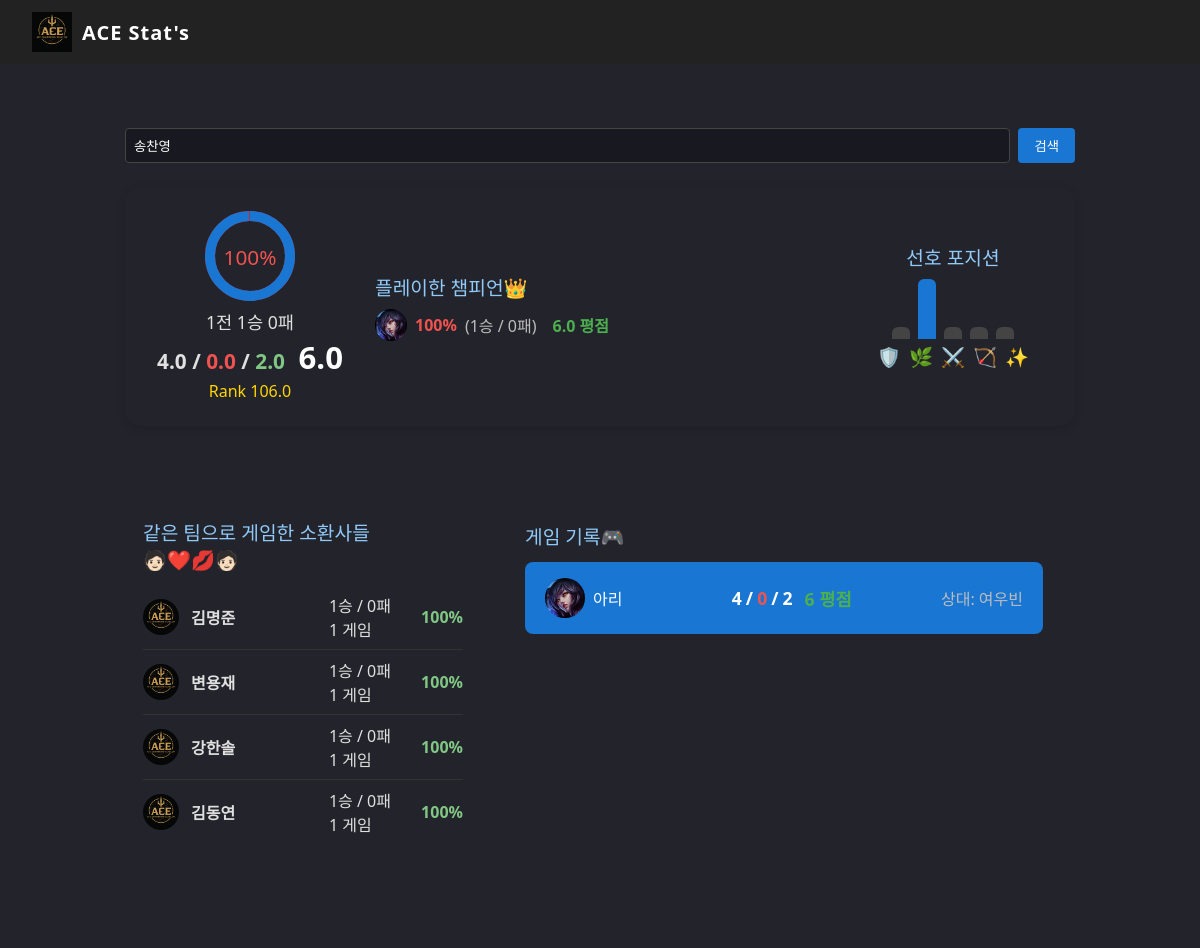
The page /search/?name=송찬영 on the database its author committed.
### lolapp/models.py (models this page shows, shortened)
class Champion(models.Model):
    champ_id = models.CharField(max_length=32, unique=True)
    name = models.CharField(max_length=64)

class User(models.Model):
    name = models.CharField(max_length=30)
    lol_id = models.CharField(max_length=40, primary_key=True)

class GameData(models.Model):
    id = models.AutoField(primary_key=True)
    game = models.ForeignKey(Game, on_delete=models.CASCADE)
    user = models.ForeignKey(User, to_field='lol_id', on_delete=models.CASCADE)
    result = models.CharField(max_length=10)  # 'win'/'lose'
    champion = models.CharField(max_length=30)
    line = models.CharField(max_length=10)
    kill = models.IntegerField()
    death = models.IntegerField()
    assist = models.IntegerField()
    rank_score = models.FloatField(default=0)  # 추가: 랭크 점수

### lolapp/views.py (the view)
# urls.py: path('search/', views.search, name='search'),
def search(request):
    query = request.GET.get('name', '')
    user = None
    champion_stats = []
    team_users = []
    game_records = []
    if query:
        try:
            user = User.objects.get(name=query)
            champ_qs = (
                GameData.objects.filter(user=user)
                .values('champion')
                .annotate(
                    games=Count('id'),
                    win=Count('id', filter=Q(result='win')),
                    lose=Count('id', filter=Q(result='lose')),
                    kill=Sum('kill'),
                    death=Sum('death'),
                    assist=Sum('assist'),
                )
            )
            champion_stats = []
            for c in champ_qs:
                death = c['death'] if c['death'] else 1
                kda = round((c['kill'] + c['assist']) / death, 2)
                winrate = int((c['win'] / c['games']) * 100) if c['games'] else 0
                champion_obj = Champion.objects.filter(name=c['champion']).first()
                champion_img = champion_obj.champ_id if champion_obj else c['champion']
                champion_stats.append({
                    'champion': c['champion'],
                    'games': c['games'],
                    'win': c['win'],
                    'lose': c['lose'],
                    'kill': c['kill'],
                    'death': c['death'],
                    'assist': c['assist'],
                    'kda': kda,
                    'winrate': winrate,
                    'champion_img': champion_img,
                })
            qs = GameData.objects.filter(user=user)
            total = qs.count()
            win = qs.filter(result='win').count()
            lose = qs.filter(result='lose').count()
            k_sum = qs.aggregate(k=Sum('kill'))['k'] or 0
            d_sum = qs.aggregate(d=Sum('death'))['d'] or 0
            a_sum = qs.aggregate(a=Sum('assist'))['a'] or 0
            kda = round((k_sum + a_sum) / (d_sum if d_sum else 1), 2) if total else 0
            rank_score = round(qs.aggregate(score=Sum('rank_score'))['score'] or 0, 2)
            avg_rank_score = round(rank_score / total, 2) if total else 0
            kill_avg = round(k_sum / total, 1) if total else 0
            death_avg = round(d_sum / total, 1) if total else 0
            assist_avg = round(a_sum / total, 1) if total else 0
            stats = {
                'total': total,
                'win': win,
                'lose': lose,
                'kill': k_sum,
                'death': d_sum,
                'assist': a_sum,
                'kda': kda,
                'rank_score': avg_rank_score,
                'kill_avg': kill_avg,
                'death_avg': death_avg,
                'assist_avg': assist_avg,
            }
            win_percent = int((win / total) * 100) if total else 0
            lose_percent = 100 - win_percent if total else 0
            line_counts = {}
            for line in ['top', 'jungle', 'mid', 'adc', 'support']:
                line_counts[line] = GameData.objects.filter(user=user, line=line).count()
            max_line = max(line_counts.values()) if line_counts else 1
            line_bars = []
            for line in ['top', 'jungle', 'mid', 'adc', 'support']:
                count = line_counts[line]
                height = int(12 + 48 * (count / max_line)) if max_line else 12
                color = '#1976d2' if count == max_line and count > 0 else '#444'
                line_bars.append({'height': height, 'color': color})
            game_qs = (
                GameData.objects.filter(user=user)
                .select_related('game')
                .order_by('-game__id')[:10]
            )
            game_records = []
            for gd in game_qs:
                opponent_gd = GameData.objects.filter(
                    game=gd.game,
                    result='lose' if gd.result == 'win' else 'win',
                    line=gd.line
                ).first()
                opponent_name = opponent_gd.user.name if opponent_gd else ''
                champion_obj = Champion.objects.filter(name=gd.champion).first()
                champion_img = champion_obj.champ_id if champion_obj else gd.champion
                game_records.append({
                    'date': gd.game.date,
                    'champion': gd.champion,
                    'kill': gd.kill,
                    'death': gd.death,
                    'assist': gd.assist,
                    'result': gd.result,
                    'opponent': opponent_name,
                    'kda': round((gd.kill + gd.assist) / gd.death, 2) if gd.death else gd.kill + gd.assist,
                    'champion_img': champion_img,
                })
            team_users = []
            teammate_dict = {}
            all_gamedata = GameData.objects.filter(user=user)
            for gd in all_gamedata:
                teammates = (
                    GameData.objects
                    .filter(game=gd.game, result=gd.result)
                    .exclude(user=user)
                )
                for t in teammates:
                    key = t.user.lol_id
                    if key not in teammate_dict:
                        teammate_dict[key] = {
                            'name': t.user.name,
                            'lol_id': t.user.lol_id,
                            'games': 0,
                            'win': 0,
                            'lose': 0,
                        }
                    teammate_dict[key]['games'] += 1
                    if t.result == 'win':
                        teammate_dict[key]['win'] += 1
                    else:
                        teammate_dict[key]['lose'] += 1
            for v in teammate_dict.values():
                v['winrate'] = int((v['win'] / v['games']) * 100) if v['games'] else 0
                team_users.append(v)
        except User.DoesNotExist:
            user = None
    context = {
        'query': query,
        'user': user,
        'champion_stats': champion_stats,
        'team_users': team_users,
        'game_records': game_records,
        'stats': stats if query else None,
        'line_counts': line_counts if query else None,
        'max_line': max_line if query else 1,
        'line_bars': line_bars if query else None,
        'win_percent': win_percent if query else 0,
        'lose_percent': lose_percent if query else 0,
    }
    return render(request, 'lolapp/search.html', context)

### lolapp/templates/lolapp/search.html (shortened to what this page needs)
{% load static %}
{% include 'lolapp/header.html' %}
<link rel="stylesheet" href="{% static 'header.css' %}">
<!DOCTYPE html>
<html lang="ko">
<head>
</head>
<body>
    <div class="container">
        <form class="search-bar" method="get" action="{% url 'search' %}">
            <input type="text" name="name" placeholder="소환사명이나 이름을 입력하세요" value="{{ query }}">
            <button type="submit">검색</button>
        </form>
        {% if user %}
        <div class="recent-summary" style="background:#23232b; border-radius:16px; padding:24px 32px; margin-bottom:32px; display:flex; gap:32px; align-items:center; box-shadow:0 2px 8px #0002;">
            <div style="min-width:180px; text-align:center;">
                <div style="width:90px; height:90px; margin:0 auto 8px auto; position:relative;">
                    <svg width="90" height="90" viewBox="0 0 36 36" style="transform:rotate(-90deg);">
                        <circle cx="18" cy="18" r="16" fill="none" stroke="#c62828" stroke-width="4" />
                        <circle cx="18" cy="18" r="16" fill="none" stroke="#1976d2" stroke-width="4" stroke-dasharray="{{ win_percent }},100" stroke-dashoffset="0" />
                    </svg>
                    <span style="position:absolute; width:100%; top:32px; left:0; text-align:center; font-size:1.3em; color:#ef5350;">{{ win_percent }}%</span>
                </div>
                <div style="font-size:1.1em; margin-bottom:2px;">{{ stats.total }}전 {{ stats.win }}승 {{ stats.lose }}패</div>
                <div style="font-size:1.3em; font-weight:bold; margin-bottom:2px;">
                    <span style="color:#e0e0e0;">{{ stats.kill_avg }}</span> /
                    <span style="color:#ef5350;">{{ stats.death_avg }}</span> /
                    <span style="color:#81c784;">{{ stats.assist_avg }}</span>
                    <span style="font-size:1.5em; color:#fff; margin-left:8px;">{{ stats.kda }}</span>
                </div>
                <div style="color:#ffd600; font-size:1em;">Rank {{ stats.rank_score }}</div>
            </div>
            <div style="flex:1; min-width:220px;">
                <div class="section-title" style="margin:0 0 8px 0;">플레이한 챔피언👑</div>
                <div style="display:flex; flex-direction:column; gap:8px;">
                    {% for champ in champion_stats|slice:':3' %}
                    <div style="display:flex; align-items:center; gap:8px;">
                        <img src="{% static 'img/' %}{{ champ.champion_img }}.png" style="width:32px; height:32px; border-radius:50%;">
                        <span style="font-weight:bold; color:{% if champ.winrate >= 60 %}#ef5350{% elif champ.winrate == 100 %}#81c784{% else %}#ffd600{% endif %};">{{ champ.winrate }}%</span>
                        <span style="color:#bdbdbd;">({{ champ.win }}승 / {{ champ.lose }}패)</span>
                        <span style="color:#4caf50; font-weight:bold; margin-left:8px;">{{ champ.kda }} 평점</span>
                    </div>
                    {% empty %}
                    <div style="color:#bdbdbd;">플레이한 챔피언 데이터 없음</div>
                    {% endfor %}
                </div>
            </div>
            <div style="min-width:180px; text-align:center;">
                <div class="section-title" style="margin:0 0 8px 0;">선호 포지션</div>
                <div style="display:flex; gap:8px; align-items:end; height:60px; justify-content:center;">
                    {% for bar in line_bars %}
                    <div style="width:18px; height:{{ bar.height }}px; background:{{ bar.color }}; border-radius:6px 6px 0 0;"></div>
                    {% endfor %}
                </div>
                <div style="display:flex; gap:8px; justify-content:center; margin-top:4px; font-size:1.2em; color:#bdbdbd;">
                    <span>🛡️</span><span>🌿</span><span>⚔️</span><span>🏹</span><span>✨</span>
                </div>
            </div>
        </div>
        <div style="display:flex; gap:12px; align-items:flex-start;">
            <div style="flex:0 0 320px; min-width:220px; background:#23232b; border-radius:32px; padding:28px 18px 28px 18px;">
                <div class="section-title">같은 팀으로 게임한 소환사들🧑🏻‍❤️‍💋‍🧑🏻</div>
                <div class="team-list" style="background:none; padding:0;">
                    {% for team in team_users %}
                    <div class="team-user">
                        <img src="{% static 'img/logo.png' %}">
                        <div class="team-user-info">
                            <span class="team-user-name">{{ team.name }}</span>
                        </div>
                        <div class="team-user-record">{{ team.win }}승 / {{ team.lose }}패<br>{{ team.games }} 게임</div>
                        <div class="team-user-winrate {% if team.winrate >= 60 %}green{% elif team.winrate <= 40 %}red{% endif %}">{{ team.winrate }}%</div>
                    </div>
                    {% empty %}
                    <div style="color:#bdbdbd; padding:16px;">같이 한 팀원이 없습니다.</div>
                    {% endfor %}
                </div>
            </div>
            <div style="flex:1; background:#23232b; border-radius:48px; padding:32px 32px 32px 32px; min-width:320px;">
                <div class="section-title">게임 기록🎮</div>
                <div class="game-list">
                    {% for game in game_records %}
                    <div class="game-card {% if game.result == 'lose' %}lose{% else %}win{% endif %}" style="background:{% if game.result == 'lose' %}#c62828{% else %}#1976d2{% endif %}; color:#fff; border:none;">
                        <div class="game-champion">
                            <img src="{% static 'img/' %}{{ game.champion_img }}.png">
                            <span>{{ game.champion }}</span>
                        </div>
                        <div class="game-info" style="text-align:center;">
                            <div class="game-kda" style="justify-content:center; display:flex; align-items:center; gap:4px; font-size:1.1em; font-weight:bold;">
                                <span>{{ game.kill }}</span> / <span class="death">{{ game.death }}</span> / <span>{{ game.assist }}</span> <span class="score">{{ game.kda }} 평점</span>
                            </div>
                        </div>
                        <div class="game-vs">상대: {{ game.opponent }}</div>
                    </div>
                    {% empty %}
                    <div style="color:#bdbdbd; padding:16px;">게임 기록이 없습니다.😒</div>
                    {% endfor %}
                </div>
            </div>
        </div>
        {% else %}
        <div style="color:#bdbdbd; padding:32px; text-align:center;">소환사명이나 이름을 검색해주세요.🔥</div>
        {% endif %}
    </div>
</body>
</html>

### lolapp/static/header.css (style rules this page uses)
body { margin: 0; padding: 0; }

### lolapp/templates/lolapp/search.html (style rules this page uses)
body { background: #23232b; font-family: 'Segoe UI', Arial, sans-serif; color: #e0e0e0; }
.container { max-width: 950px; margin: 40px auto; background: #23232b; border-radius: 10px; padding: 24px; }
.search-bar { display: flex; gap: 8px; margin-bottom: 24px; }
.search-bar input { flex: 1; padding: 8px; border: 1px solid #444; border-radius: 4px; background: #181820; color: #fff; }
.search-bar button { padding: 8px 16px; background: #1976d2; color: #fff; border: none; border-radius: 4px; cursor: pointer; }
.section-title { font-size: 1.2em; margin: 32px 0 12px 0; color: #90caf9; }
.team-list { background: #23232b; border-radius: 8px; padding: 12px 20px; margin-bottom: 24px; }
.team-user { display: flex; align-items: center; padding: 8px 0; border-bottom: 1px solid #333; }
.team-user:last-child { border-bottom: none; }
.team-user img { width: 36px; height: 36px; border-radius: 50%; margin-right: 12px; }
.team-user-info { flex: 1; }
.team-user-name { font-weight: bold; }
.team-user-record { margin-right: 24px; }
.team-user-winrate { font-weight: bold; min-width: 48px; text-align: right; }
.team-user-winrate.green { color: #81c784; }
.game-list { display: flex; flex-direction: column; gap: 16px; }
.game-card { background: #26324a; border-radius: 8px; padding: 16px 20px; display: flex; align-items: center; border-left: 6px solid #1976d2; }
.game-champion { display: flex; align-items: center; margin-right: 20px; }
.game-champion img { width: 40px; height: 40px; border-radius: 50%; margin-right: 8px; }
.game-info { flex: 1; }
.game-kda { font-size: 1.1em; font-weight: bold; }
.game-kda .death { color: #ef5350; }
.game-kda .score { color: #4caf50; margin-left: 8px; }
.game-vs { min-width: 80px; text-align: right; font-size: 1em; color: #bdbdbd; }

### rows shown on the page
Champion: champion_img (picture)
User: name "김명준"
User: name "변용재"
User: name "강한솔"
User: name "김동연"
GameData: champion_img (picture), champion "아리", kill "4", death "0", assist "2", kda "6", opponent "여우빈"

### other values the page prints
{{ win_percent }} "100"
{{ stats.total }} "1"
{{ stats.win }} "1"
{{ stats.lose }} "0"
{{ stats.kill_avg }} "4.0"
{{ stats.death_avg }} "0.0"
{{ stats.assist_avg }} "2.0"
{{ stats.kda }} "6.0"
{{ stats.rank_score }} "106.0"
{{ champ.winrate }} "100"
{{ champ.win }} "1"
{{ champ.lose }} "0"
{{ champ.kda }} "6.0"
{{ team.win }} "1" "1" "1" "1"
{{ team.lose }} "0" "0" "0" "0"
